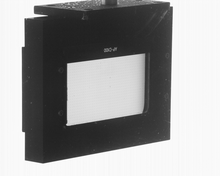
%> input picture cam1-f16.tif, 220 x 176 px, shrunk from 1280 x 1024 before the run
$ octave sk_calib.m   (GNU Octave 9; MATLAB toolbox functions it lacks are replaced by stand-ins)
%> lines starting %> are read from the running program, lines starting %| are printed output that depends on the picture
clear;close all;fclose all; % restoredefaultpath;
% This script file prepares the PTV setup file (mostly camera calibration parameters)
% Based on sp_calibration, but heavily modified

ncams = 4;
gridsize = 2;
movingaxis = 'x';
maskaxis = ['y', 'z'];
img_inversion = 'y';
% Which method of particle-center-finding do you want to use, Gaussianfit or COM? (g/com)
ctr_finding = 'gaussianfit';

nfig = figure;
for icam = 1:ncams
    sprintf('\\nNow starting calibration for camera %d of %d\\n', icam, ncams);
    nimgs = 1;
    axispos = 0;
    pointsfname = strcat('calibpointspos.cam',num2str(icam-1),'.dat');
    if exist(pointsfname)
        response = 'o';
        if (length(response) > 1) || (lower(response(1)) ~= 'o')
            pointsfname = response;
        end
    end

    fidpos = fopen(pointsfname, 'w');
    fprintf(fidpos, '# pimg_x (pix)\t pimg_y (pix) \t x (mm) \t y (mm) \t z (mm) \t Np \t sum(x) \t sum(y) \t sum(I) \n');
    pimg = [];
    pos3D = [];
    str = sprintf('Please type the filename of calibration image (tiff image for Voth lab) %d\\n', icam);
    fname = input(str, 's');
%> the answer given: cam1-f16.tif
    while ~exist(fname)
        str = strcat('File "', fname, '" does NOT exist!!! \n', str);
        fname = input(str, 's');
    end
    if lower(img_inversion(1)) == 'y'
        Iimg = 255 - imread(fname);
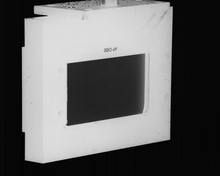
%> Iimg: size 176x220 uint8; min 0, max 224, mean 100
    else
        Iimg = imread(fname);
    end
    [Npix_y Npix_x] = size(Iimg);
%> Npix_y = 176; Npix_x = 220
    camParaknown.Npixh = Npix_y;
%> camParaknown.Npixh = 176
    camParaknown.Npixw = Npix_x;
%> camParaknown.Npixw = 220
    camParaknown.hpix = .014;    % pixel size (mm)   [basler A504k = .012, mikrotron mc1631 = .014]
    camParaknown.wpix = .014;    % pixel size (mm)   [basler A504k = .012, mikrotron mc1631 = .014]

    figure(nfig);
    redo = 'y';
    while strcmp(lower(redo), 'y')
        xc=[];
        yc=[];
        Ap=[];
        Ith = zeros(Npix_y, Npix_x);
% [4 lines of commented-out code are left out]
        figure(1)
        imagesc(uint8(Iimg));
        hold on;
        %	title(prnstr(fname));
        disp('Now please indicate the area of interest');
        nsubregion = input('How many sub-regions you want to divide the image to?  ');
        for isub = 1:nsubregion
            str = sprintf('Please choose region %d of %d using the mouse', isub, nsubregion);
            disp(str);
%             subplot(h1);
            figure(1)
            but = 0;
            while(but ~= 1)
%> (the run ends here)

$ run again, on cam3-f16.tif
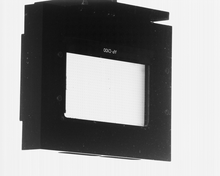
%> input picture cam3-f16.tif, 220 x 176 px, shrunk from 1280 x 1024 before the run
%> `Iimg = 255 - imread(fname);`:
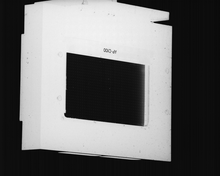
%> Iimg: size 176x220 uint8; min 0, max 246, mean 108.1

$ run again, on cam4-f16.tif
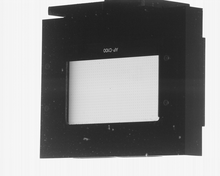
%> input picture cam4-f16.tif, 220 x 176 px, shrunk from 1280 x 1024 before the run
%> `Iimg = 255 - imread(fname);`:
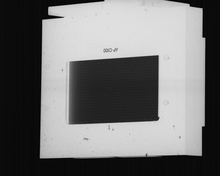
%> Iimg: size 176x220 uint8; min 0, max 234, mean 113.1
